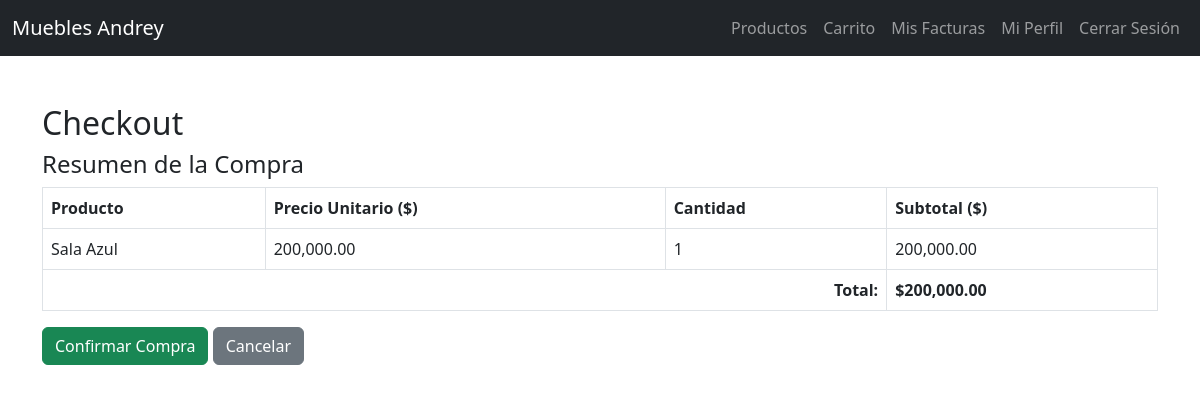
Screenshot of /compras/checkout.php (signed in) with the database file from the repository.
### tables this page shows
CREATE TABLE `carrito` (
  `id` int(11) NOT NULL,
  `usuario_id` int(11) NOT NULL,
  `producto_id` int(11) NOT NULL,
  `cantidad` int(11) NOT NULL,
  `agregado_en` timestamp NOT NULL DEFAULT current_timestamp()
);

CREATE TABLE `productos` (
  `id` int(11) NOT NULL,
  `nombre` varchar(100) NOT NULL,
  `descripcion` text DEFAULT NULL,
  `precio` decimal(10,2) DEFAULT NULL,
  `stock` int(11) DEFAULT NULL,
  `imagen` varchar(255) DEFAULT NULL,
  `proveedor_id` int(11) DEFAULT NULL,
  `creado_en` timestamp NOT NULL DEFAULT current_timestamp()
);

### compras/checkout.php (the view, shortened to what this page needs)
<?php
require_once '../config/database.php';
$usuario_id = $_SESSION['usuario_id'];
$stmt = $pdo->prepare("
    SELECT c.id, p.id AS producto_id, p.nombre, p.precio, c.cantidad, p.stock
    FROM carrito c
    JOIN productos p ON c.producto_id = p.id
    WHERE c.usuario_id = ?
");
$stmt->execute([$usuario_id]);
$carrito_items = $stmt->fetchAll();
$total = 0;
foreach ($carrito_items as $item) {
    $total += $item['precio'] * $item['cantidad'];
}
?>
<?php include('../includes/header.php'); ?>
<?php include('../includes/navbar.php'); ?>
<div class="container mt-5">
    <h2>Checkout</h2>
    <?php if (count($carrito_items) > 0): ?>
        <h4>Resumen de la Compra</h4>
        <table class="table table-bordered">
            <thead>
                <tr>
                    <th>Producto</th>
                    <th>Precio Unitario ($)</th>
                    <th>Cantidad</th>
                    <th>Subtotal ($)</th>
                </tr>
            </thead>
            <tbody>
                <?php foreach ($carrito_items as $item): ?>
                    <tr>
                        <td><?php echo htmlspecialchars($item['nombre']); ?></td>
                        <td><?php echo number_format($item['precio'], 2); ?></td>
                        <td><?php echo htmlspecialchars($item['cantidad']); ?></td>
                        <td><?php echo number_format($item['precio'] * $item['cantidad'], 2); ?></td>
                    </tr>
                <?php endforeach; ?>
                <tr>
                    <td colspan="3" class="text-end"><strong>Total:</strong></td>
                    <td><strong>$<?php echo number_format($total, 2); ?></strong></td>
                </tr>
            </tbody>
        </table>
        <form method="post" action="checkout.php">
            <button type="submit" class="btn btn-success">Confirmar Compra</button>
            <a href="../carrito/index.php" class="btn btn-secondary">Cancelar</a>
        </form>
    <?php else: ?>
        <p>No tienes productos en tu carrito.</p>
        <a href="../index.php" class="btn btn-primary">Volver a Productos</a>
    <?php endif; ?>
</div>
<?php include('../includes/footer.php'); ?>

### rows the page displays
carrito: producto.nombre "Sala Azul", producto.precio "200,000.00", cantidad "1", $item['precio'] * $item['cantidad'] "200,000.00"

### other values shown
$total "200,000.00"
